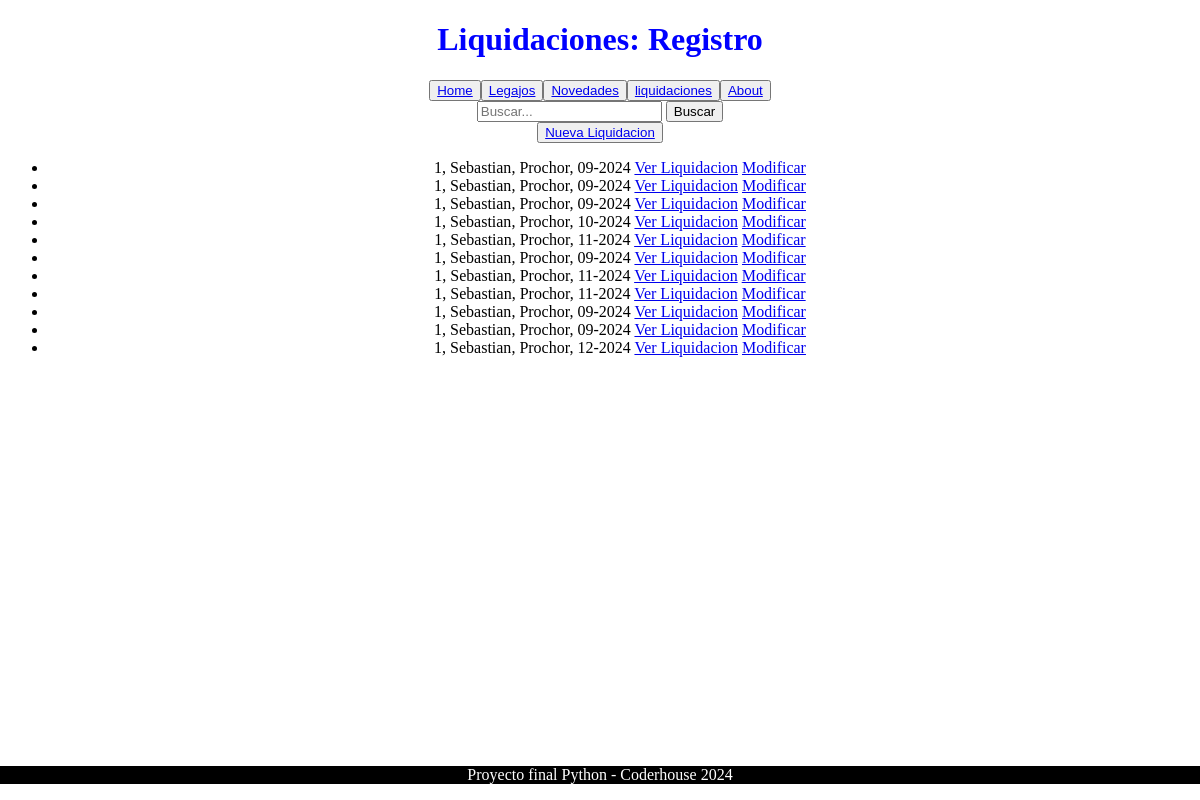
The app's page /liquidacion/list, older data.
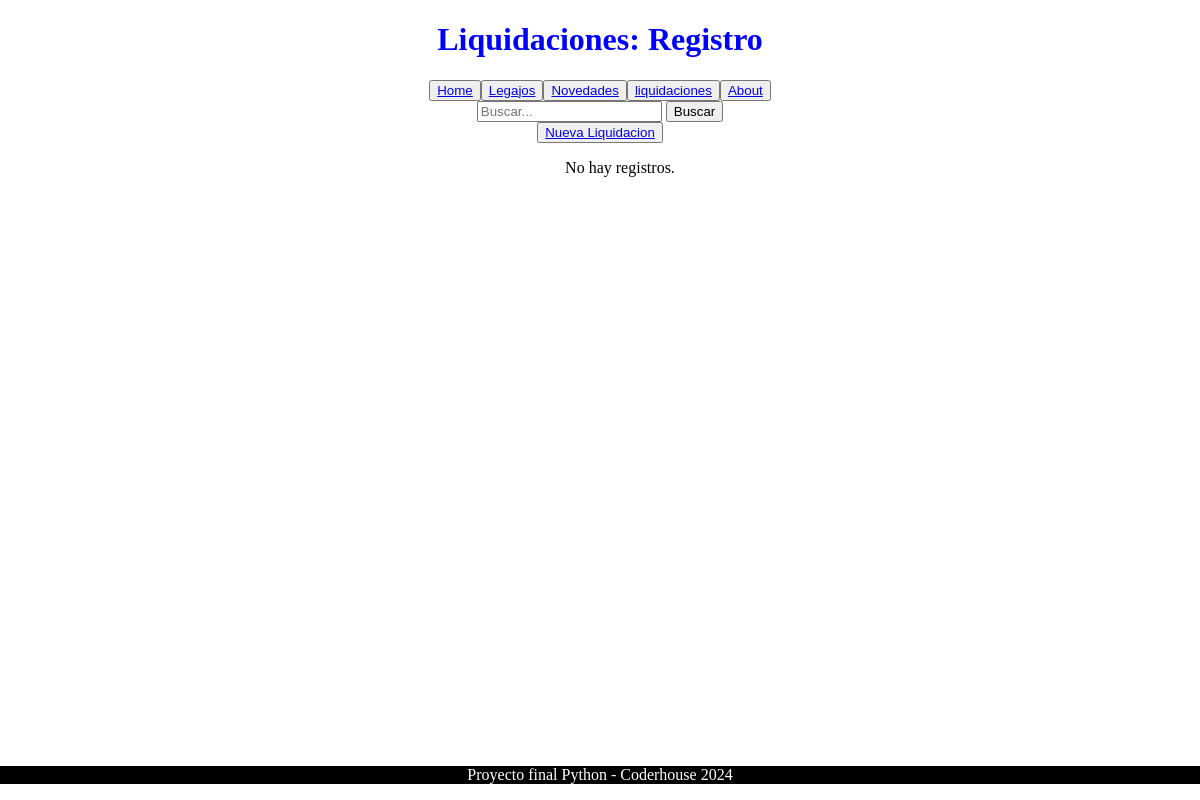
The same page, newer data.
### nominas/models.py (models this page shows, shortened)
class Liquidacion(models.Model):
    empleado = models.ForeignKey('Empleado', on_delete=models.CASCADE)
    periodo = models.CharField(max_length=7)  # Ejemplo: "09-2024" (mes y año)
    fecha_liquidacion = models.DateField(default=date.today)
    total_dias_ausencia = models.IntegerField(default=0)
    total_liquidacion = models.DecimalField(max_digits=10, decimal_places=2, default=0.00)
    fecha_pago = models.DateField()

class Empleado(models.Model):
    SEXO_CHOICES = [
        ('M', 'Masculino'),
        ('F', 'Femenino'),
    ]
    ESTADO_CHOICES = [
        ('A', 'Activo'),
        ('P', 'Pasivo'),
    ]
    MOD_CONTRATACION_CHOICES = [
        ('T', 'Temporal'),
        ('P', 'Permanente'),
    ]
    nro_legajo = models.AutoField(primary_key=True)
    nombre_empleado = models.CharField(max_length=50)
    apellido_empleado = models.CharField(max_length=50)
    dni = models.CharField(max_length=8)
    sexo_empleado = models.CharField(max_length=1, choices=SEXO_CHOICES)  # Elección entre Masculino y Femenino
    celular = models.CharField(max_length=30, blank=True, null=True)
    mail = models.CharField(max_length=50, blank=True, null=True)
    fecha_de_nacimiento = models.DateField(auto_now_add=False, auto_now=False, verbose_name='Fecha de Nacimiento')
    fecha_de_ingreso = models.DateField()
    fecha_de_egreso = models.DateField(blank=True, null=True)
    estado = models.CharField(max_length=1, choices=ESTADO_CHOICES)  # Elección entre Activo y Pasivo
    nacionalidad = models.CharField(max_length=100)  # Campo para ingresar el país a mano
    mod_contratacion = models.CharField(max_length=1, choices=MOD_CONTRATACION_CHOICES, blank=True, null=True)  # Elección entre Temporal y Permanente
    puesto = models.CharField(max_length=100)
    sueldo = models.DecimalField(max_digits=10, decimal_places=2)  # Sueldo en formato de moneda

### nominas/views.py (the view)
# urls.py: path("liquidacion/list", views.liquidacion_list, name="liquidacion_list"),
def liquidacion_list(request):
    query = request.GET.get("q")
    if query:
        novedades = Liquidacion.objects.filter(
            Q(empleado__nombre_empleado__icontains=query) | Q(empleado__apellido_empleado__icontains=query)
        )
    else:
        novedades = Liquidacion.objects.all()
    context = {"object_list": novedades}
    return render(request, "nominas/liquidacion_list.html", context)

### nominas/templates/nominas/liquidacion_list.html
{% extends 'core/base.html' %}
{% block header %}
Liquidaciones: Registro
{% endblock header %}
{% block main %}
    <form action="{% url 'liquidacion_list' %}" method="get">
        <input type="text" name="q" placeholder="Buscar...">
        <button type="submit">Buscar</button>
    </form>
    <button>
        <a href="{% url 'liquidacion_create' %}">Nueva Liquidacion</a>
    </button>
    <ul>
        {% for object in object_list %}
            <li>{{ object.empleado.nro_legajo }}, {{ object.empleado.nombre_empleado }}, {{ object.empleado.apellido_empleado }}, {{ object.periodo }}
                <a href="{% url 'liquidacion_detail' object.id %}">Ver Liquidacion</a>
                <a href="{% url 'liquidacion_update' object.id %}">Modificar</a>
            </li>
        {% empty %}
            <p>No hay registros.</p>
        {% endfor %}
    </ul>
{% endblock main %}

Row changes from the older to the newer data that the page shows:
removed Liquidacion: empleado.nro_legajo "1", empleado.nombre_empleado "Sebastian", empleado.apellido_empleado "Prochor", periodo "09-2024"
removed Liquidacion: empleado.nro_legajo "1", empleado.nombre_empleado "Sebastian", empleado.apellido_empleado "Prochor", periodo "09-2024"
removed Liquidacion: empleado.nro_legajo "1", empleado.nombre_empleado "Sebastian", empleado.apellido_empleado "Prochor", periodo "09-2024"
removed Liquidacion: empleado.nro_legajo "1", empleado.nombre_empleado "Sebastian", empleado.apellido_empleado "Prochor", periodo "10-2024"
removed Liquidacion: empleado.nro_legajo "1", empleado.nombre_empleado "Sebastian", empleado.apellido_empleado "Prochor", periodo "11-2024"
removed Liquidacion: empleado.nro_legajo "1", empleado.nombre_empleado "Sebastian", empleado.apellido_empleado "Prochor", periodo "09-2024"
removed Liquidacion: empleado.nro_legajo "1", empleado.nombre_empleado "Sebastian", empleado.apellido_empleado "Prochor", periodo "11-2024"
removed Liquidacion: empleado.nro_legajo "1", empleado.nombre_empleado "Sebastian", empleado.apellido_empleado "Prochor", periodo "11-2024"
removed Liquidacion: empleado.nro_legajo "1", empleado.nombre_empleado "Sebastian", empleado.apellido_empleado "Prochor", periodo "09-2024"
removed Liquidacion: empleado.nro_legajo "1", empleado.nombre_empleado "Sebastian", empleado.apellido_empleado "Prochor", periodo "09-2024"
removed Liquidacion: empleado.nro_legajo "1", empleado.nombre_empleado "Sebastian", empleado.apellido_empleado "Prochor", periodo "12-2024"
Text that changed along with them:
text now shown: "No hay registros."
